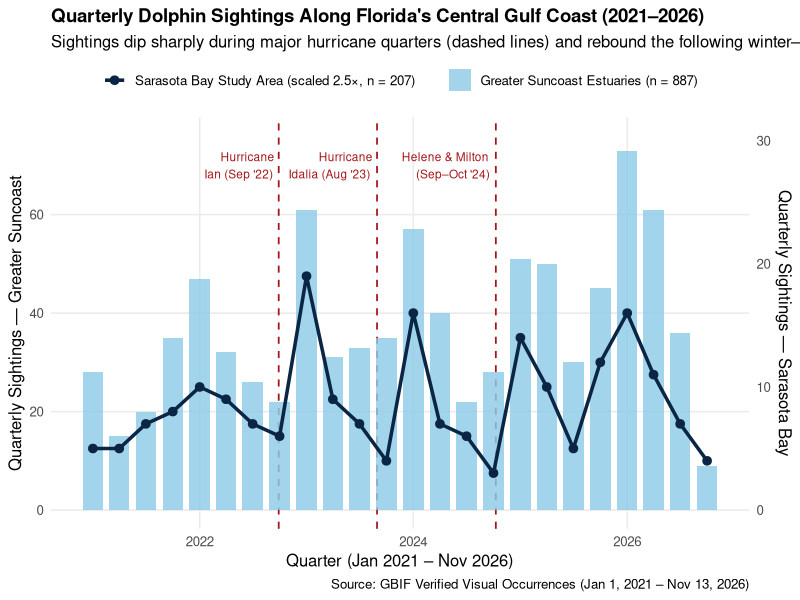

R code for this plot:
## ---- chunk 1
library(tidyverse)

dolphins <- read_csv("data/florida_dolphins_2021_2026.csv") |>
  distinct(gbif_id, .keep_all = TRUE)

annual_summary <- dolphins |>
  summarize(
    `All Florida Coast` = n(),
    `Greater Suncoast (Tampa–Sarasota–Charlotte)` = sum(region %in% c("Sarasota Bay Study Area", "Tampa Bay & Charlotte Harbor")),
    `Sarasota Bay Study Area` = sum(region == "Sarasota Bay Study Area"),
    .by = year
  ) |>
  arrange(year)

quarterly_suncoast <- dolphins |>
  filter(region %in% c("Sarasota Bay Study Area", "Tampa Bay & Charlotte Harbor")) |>
  mutate(qtr_date = floor_date(ymd(event_date), "quarter")) |>
  summarize(
    suncoast = n(),
    sarasota = sum(region == "Sarasota Bay Study Area"),
    .by = qtr_date
  ) |>
  arrange(qtr_date)
## ---- chunk 2
#| fig-width: 8.8
#| fig-height: 5.2

ggplot(quarterly_suncoast, aes(x = qtr_date)) +
  geom_vline(
    xintercept = as.Date(c("2022-09-28", "2023-08-30", "2024-10-09")),
    linetype = "dashed",
    color = "#a4161a",
    linewidth = 0.6
  ) +
  annotate("text", x = as.Date("2022-09-28"), y = 70, label = "Hurricane\nIan (Sep '22)", size = 3.0, color = "#a4161a", hjust = 1.08) +
  annotate("text", x = as.Date("2023-08-30"), y = 70, label = "Hurricane\nIdalia (Aug '23)", size = 3.0, color = "#a4161a", hjust = 1.08) +
  annotate("text", x = as.Date("2024-10-09"), y = 70, label = "Helene & Milton\n(Sep–Oct '24)", size = 3.0, color = "#a4161a", hjust = 1.08) +
  geom_col(
    aes(y = suncoast, fill = "Greater Suncoast Estuaries (n = 887)"),
    width = 70,
    alpha = 0.82
  ) +
  geom_line(
    aes(y = sarasota * 2.5, color = "Sarasota Bay Study Area (scaled 2.5×, n = 207)"),
    linewidth = 1.2
  ) +
  geom_point(
    aes(y = sarasota * 2.5, color = "Sarasota Bay Study Area (scaled 2.5×, n = 207)"),
    size = 2.6
  ) +
  scale_y_continuous(
    limits = c(0, 76),
    name = "Quarterly Sightings — Greater Suncoast",
    sec.axis = sec_axis(~ . / 2.5, name = "Quarterly Sightings — Sarasota Bay")
  ) +
  scale_fill_manual(values = c("Greater Suncoast Estuaries (n = 887)" = "#8ecae6"), name = NULL) +
  scale_color_manual(values = c("Sarasota Bay Study Area (scaled 2.5×, n = 207)" = "#0b2545"), name = NULL) +
  labs(
    title = "Quarterly Dolphin Sightings Along Florida's Central Gulf Coast (2021–2026)",
    subtitle = "Sightings dip sharply during major hurricane quarters (dashed lines) and rebound the following winter–spring",
    x = "Quarter (Jan 2021 – Nov 2026)",
    caption = "Source: GBIF Verified Visual Occurrences (Jan 1, 2021 – Nov 13, 2026)"
  ) +
  theme_minimal(base_size = 12) +
  theme(
    panel.grid.minor = element_blank(),
    plot.title = element_text(face = "bold", size = 13.5),
    legend.position = "top"
  )
